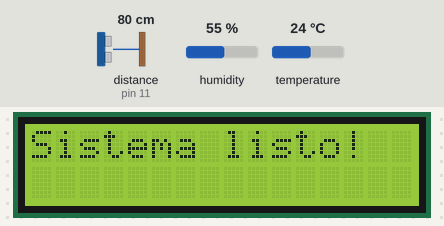
Recording of a sketch running on a simulated Arduino Uno, built with avr-gcc and run on an emulated ATmega328P. Parts: 16×2 character LCD. Wiring (inferred from the names in the program): ultrasonic range finder: trigger pin 12; echo pin 11. Inputs (shaded band) come from the test bench; at power-on: temperature 24 °C, distance to the obstacle (sensor on pin 11) 80 cm, humidity 55 %. The echo pulse lasts 58.3 µs per cm; what the sketch prints to the serial monitor is not drawn.

Above: at 1.1 s.
At 4.2 s:
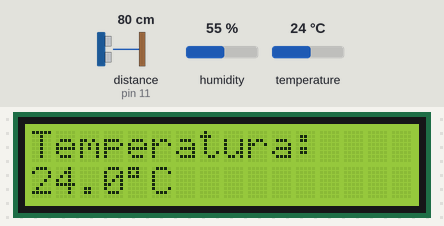
4.3 s: temperature set to 12 °C
At 9.6 s:
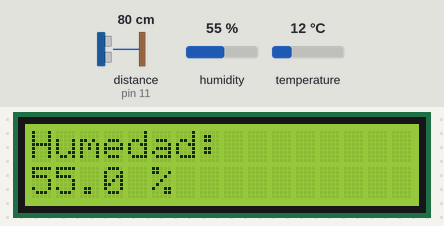
At 18.6 s:
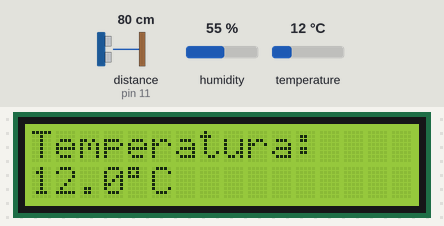
Timing chart, 0 to 20.1 s (numbered marks = the images above; inputs shaded):
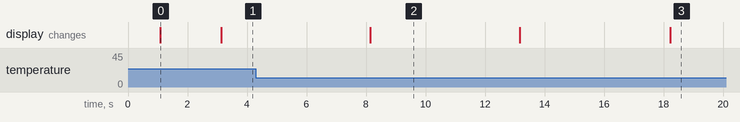

The sketch:

EJEMPLO_COMPLETO.ino
```cpp
#include <Wire.h>
#include <LiquidCrystal_I2C.h>
#include "DHT.h"

// ==========================
// Configuración del DHT11
// ==========================
#define DHTPIN 7
#define DHTTYPE DHT11
DHT dht(DHTPIN, DHTTYPE);

// ==========================
// Configuración del ultrasónico
// ==========================
const int trigPin = 12;
const int echoPin = 11;

// ==========================
// Configuración LCD I2C
// ==========================
LiquidCrystal_I2C lcd(0x27, 16, 2);

void setup() {
  // LCD
  lcd.init();
  lcd.backlight();

  // Serial (para Python)
  Serial.begin(9600);
  delay(1000);                 // pequeño tiempo para que el puerto esté listo
  Serial.println("temp,hum,dist"); // <-- encabezado opcional

  // Sensores
  pinMode(trigPin, OUTPUT);
  pinMode(echoPin, INPUT);
  dht.begin();

  lcd.clear();
  lcd.setCursor(0, 0);
  lcd.print("Sistema listo!");
  delay(2000);
}

void loop() {
  // ===== Lectura DHT11 =====
  float h = dht.readHumidity();
  float t = dht.readTemperature();

  if (isnan(h) || isnan(t)) {
    lcd.clear();
    lcd.setCursor(0, 0);
    lcd.print("Error DHT11");
    delay(2000);
    return;
  }

  // ===== Lectura ultrasónico =====
  digitalWrite(trigPin, LOW);
  delayMicroseconds(2);
  digitalWrite(trigPin, HIGH);
  delayMicroseconds(10);
  digitalWrite(trigPin, LOW);

  long duration = pulseIn(echoPin, HIGH, 30000UL); // timeout 30 ms por si no hay eco
  float distance = (duration == 0) ? NAN : (duration * 0.034f / 2.0f);

  // ======= ENVÍO A PYTHON (CSV) =======
  // Formato: temp,hum,dist
  // Ejemplo: 24.6,58.2,123.4
  if (isnan(distance)) {
    Serial.print(t, 1); Serial.print(',');
    Serial.print(h, 1); Serial.println(",NaN");
  } else {
    Serial.print(t, 1); Serial.print(',');
    Serial.print(h, 1); Serial.print(',');
    Serial.println(distance, 1);
  }

  // ======= Mostrar en LCD (5 s c/u) =======
  lcd.clear();
  lcd.setCursor(0, 0);
  lcd.print("Temperatura:");
  lcd.setCursor(0, 1);
  lcd.print(t, 1); lcd.print((char)223); lcd.print("C");
  delay(5000);

  lcd.clear();
  lcd.setCursor(0, 0);
  lcd.print("Humedad:");
  lcd.setCursor(0, 1);
  lcd.print(h, 1); lcd.print(" %");
  delay(5000);

  lcd.clear();
  lcd.setCursor(0, 0);
  lcd.print("Distancia:");
  lcd.setCursor(0, 1);
  if (isnan(distance)) {
    lcd.print("--");
  } else {
    lcd.print(distance, 1); lcd.print(" cm");
  }
  delay(5000);
}
```

Measured:
- what the display in image 0 shows lasts 2.0 s, from 1.1 s to 3.1 s
- what the display in image 2 shows lasts 5.1 s, from 8.1 s to 13.2 s
